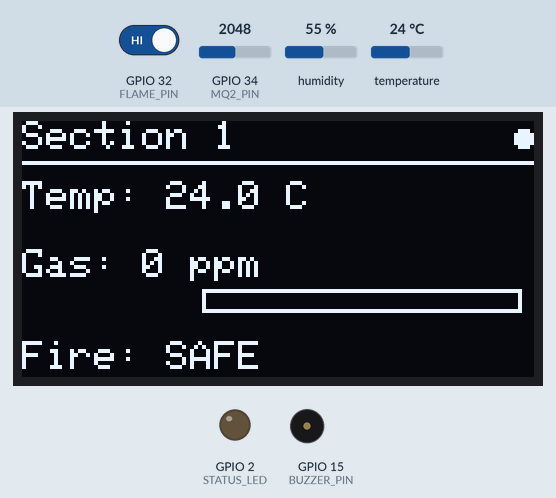
Simulated run of this sketch. Board: ESP32. Shown: 128×64 one-colour display, output pins drawn as LEDs (lit = HIGH), buzzer (waves = sounding). The inputs (shaded band) are chosen by the test bench; at power-on: GPIO 34 (MQ2_PIN) = 2048, GPIO 32 (FLAME_PIN) HIGH, temperature 24 °C, humidity 55 %. What the sketch prints to the serial monitor is not drawn.

Above: at 6.5 s.
6.6 s: GPIO 34 (MQ2_PIN) set to 2261
At 8.5 s:
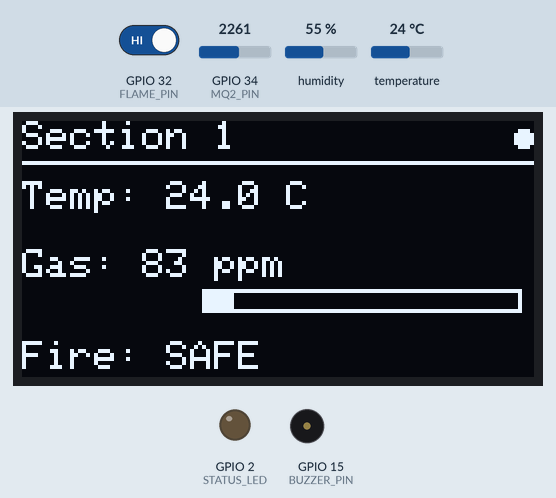
10.9 s: GPIO 34 (MQ2_PIN) set to 2354
At 11.9 s:
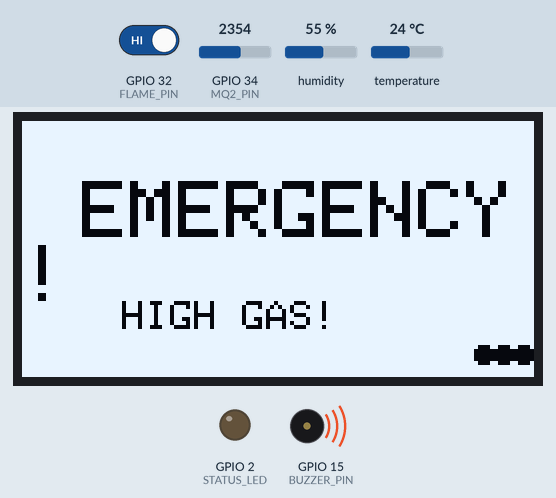
16.9 s: GPIO 34 (MQ2_PIN) set to 2047
At 18.8 s:
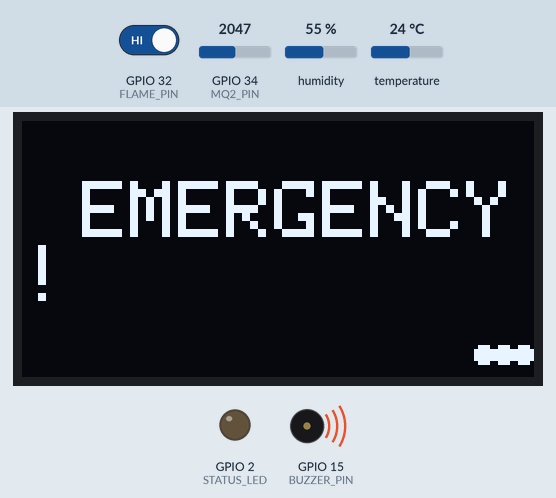
20.9 s: GPIO 32 (FLAME_PIN) driven LOW
At 24.1 s:
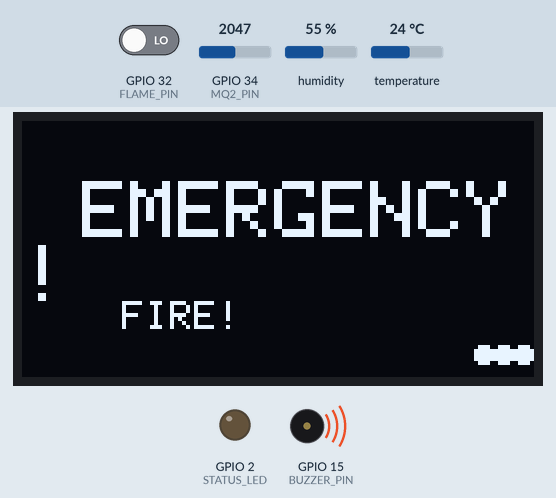
26.9 s: GPIO 32 (FLAME_PIN) driven HIGH
At 29.8 s:
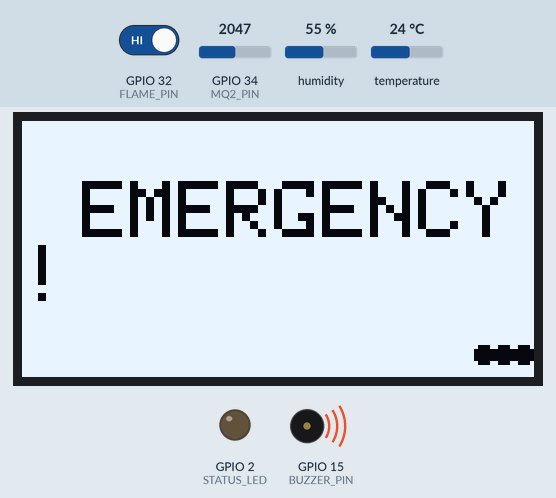
30.9 s: temperature set to 34 °C
34.9 s: temperature set to 37 °C
At 38.8 s:
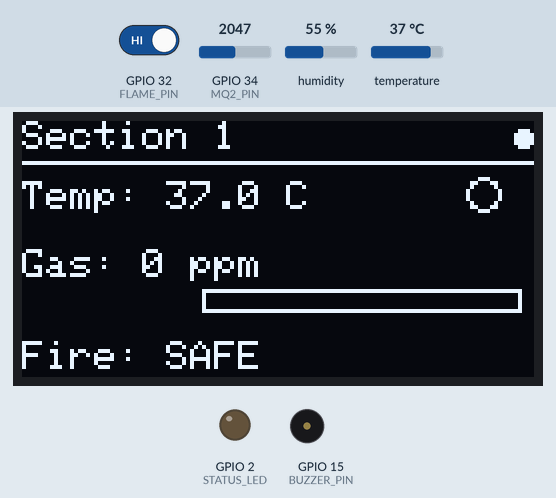
Timing chart, 0 to 40.3 s (numbered marks = the images above; inputs shaded):
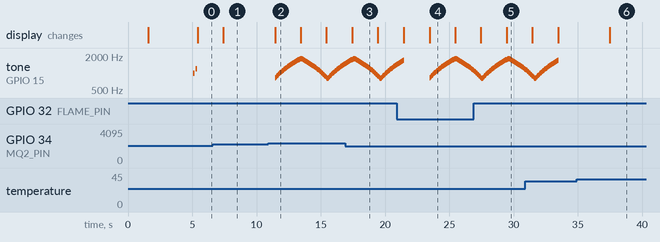

Measured:
- the behaviour switches between 2306 and 2307 on GPIO 34 (MQ2_PIN) (found by bisection; images 1 and 2)
- the behaviour switches between 35 and 36 °C on temperature (found by bisection; images 5 and 6)
- after the input at 6.6 s, the display: changes after 0.82 s (image 1)
- after the input at 10.9 s, tone on GPIO 15 (BUZZER_PIN): plays 830 Hz for 0.06 s, 860 Hz for 0.06 s, 890 Hz for 0.06 s, 920 Hz for 0.06 s, 950 Hz for 0.06 s, 980 Hz for 0.06 s … (90 notes in this stretch), starting after 0.56 s; the display: changes after 0.56 s (image 2)
- after the input at 16.9 s, the display: changes after 0.56 s (image 3)
- after the input at 20.9 s, the display: first differs from a run without the input after 2.6 s (image 4)
- after the input at 26.9 s, the display: first differs from a run without the input after 2.6 s (image 5)
- after the input at 34.9 s, the display: changes after 2.6 s (image 6)

The sketch:

IotSlaveUnit.ino
```cpp
/*
 * SLAVE SENSOR NODE - Industrial Safety Monitoring System
 * USING CHANNEL 5 for ESP-NOW (MUST MATCH MASTER)
 * COMPATIBLE WITH ESP32 CORE 3.x - NO CALLBACK VERSION
 *
 * Master MAC: UPDATE WITH YOUR MASTER'S MAC ADDRESS
 */

#include <esp_now.h>
#include <WiFi.h>
#include <esp_wifi.h>
#include <DHT.h>
#include <Wire.h>
#include <Adafruit_GFX.h>
#include <Adafruit_SSD1306.h>

// ========== OLED Display Configuration ==========
#define SCREEN_WIDTH 128
#define SCREEN_HEIGHT 64
#define OLED_ADDR 0x3C
#define OLED_SDA 21
#define OLED_SCL 22
Adafruit_SSD1306 display(SCREEN_WIDTH, SCREEN_HEIGHT, &Wire, -1);

// ========== Pin Definitions ==========
#define DHTPIN 4
#define DHTTYPE DHT11
#define MQ2_PIN 34
#define FLAME_PIN 32
#define STATUS_LED 2
#define BUZZER_PIN 15

// ========== Section Configuration ==========
#define SECTION_ID 1  // Change to 1, 2, or 3 for different nodes

// ========== Thresholds ==========
#define TEMP_THRESHOLD 50.0
#define GAS_THRESHOLD 100  // 0-800 scale
#define MQ2_MAX_VALUE 800

// ========== Siren Configuration ==========
#define SIREN_FREQ_LOW 800
#define SIREN_FREQ_HIGH 1800
#define SIREN_SPEED 60

// ========== Master MAC Address ==========
// !!! IMPORTANT: UPDATE THIS WITH YOUR MASTER'S ACTUAL MAC ADDRESS !!!
// Run the master code first and copy the MAC address from serial monitor
uint8_t masterMac[] = {0x44, 0x1D, 0x64, 0xBD, 0x7B, 0x70};  // CHANGE THIS!

// ========== Data Structure (Matches Master) ==========
typedef struct struct_message {
  int sectionId;
  float temperature;
  int gasLevel;
  bool fireDetected;
  unsigned int readingId;
} struct_message;

struct_message sensorData;

// ========== Variables ==========
int mq2Baseline = 100;
unsigned long lastSendTime = 0;
const unsigned long SEND_INTERVAL = 2000;
unsigned int readingId = 0;
int sendSuccess = 0;
int sendFail = 0;
bool espNowReady = false;
bool emergency = false;
bool lastEmergency = false;
int rawGas = 0;
int calibratedGas = 0;

// Flame sensor debouncing
bool lastFlameState = false;
bool flameDetected = false;
unsigned long lastFlameChangeTime = 0;

// Buzzer variables
bool sirenActive = false;
bool freqRising = true;
int currentFreq = SIREN_FREQ_LOW;
unsigned long lastSirenUpdate = 0;

// WiFi reconnection
unsigned long lastWiFiCheck = 0;
const unsigned long WIFI_CHECK_INTERVAL = 30000;

DHT dht(DHTPIN, DHTTYPE);

// ========== Function Prototypes ==========
void initOLED();
void initESPNow();
void updateDisplay();
void showEmergency();
void startSiren();
void stopSiren();
void updateSiren();
void playBeep(int freq, int duration);
void readSensors();
void sendData();
void checkWiFiAndESPNow();

// ========== Setup ==========
void setup() {
  Serial.begin(115200);
  delay(1000);

  Serial.println("\n╔════════════════════════════════════════╗");
  Serial.println("║     SAFETY MONITOR - SECTION " + String(SECTION_ID) + "       ║");
  Serial.println("║     ESP-NOW CHANNEL 5                  ║");
  Serial.println("╚════════════════════════════════════════╝");

  // Initialize pins
  pinMode(STATUS_LED, OUTPUT);
  pinMode(BUZZER_PIN, OUTPUT);
  pinMode(MQ2_PIN, INPUT);
  pinMode(FLAME_PIN, INPUT_PULLUP);
  digitalWrite(STATUS_LED, LOW);
  digitalWrite(BUZZER_PIN, LOW);

  // Initialize sensors
  dht.begin();
  delay(500);

  // Initialize OLED
  initOLED();

  // Initialize WiFi in STA mode
  WiFi.mode(WIFI_STA);
  delay(100);

  // Print MAC address
  Serial.print("📡 Device MAC: ");
  Serial.println(WiFi.macAddress());

  // Set Wi-Fi channel to 5 (must match master)
  esp_wifi_set_channel(5, WIFI_SECOND_CHAN_NONE);
  WiFi.setChannel(5);
  delay(200);
  Serial.print("📡 Wi-Fi Channel set to: ");
  Serial.println(WiFi.channel());

  // Calibrate MQ-2
  Serial.println("\n🔧 Calibrating MQ-2 sensor...");
  int sum = 0;
  for (int i = 0; i < 10; i++) {
    sum += analogRead(MQ2_PIN);
    delay(200);
    Serial.print(".");
  }
  mq2Baseline = sum / 10;
  Serial.println();
  Serial.printf("✅ MQ-2 Baseline: %d\n", mq2Baseline);

  // Initialize ESP-NOW
  initESPNow();

  // Startup beep
  playBeep(1000, 100);
  delay(100);
  playBeep(1200, 100);

  Serial.println("\n✅ SYSTEM READY");
  Serial.println("========================================\n");
}

// ========== Main Loop ==========
void loop() {
  unsigned long now = millis();

  // Update siren
  updateSiren();

  // Check WiFi/ESP-NOW periodically
  if (now - lastWiFiCheck >= WIFI_CHECK_INTERVAL) {
    checkWiFiAndESPNow();
    lastWiFiCheck = now;
  }

  // Read and send data every 2 seconds
  if (espNowReady && (now - lastSendTime >= SEND_INTERVAL)) {
    readSensors();
    sendData();
    lastSendTime = now;

    // Update display
    updateDisplay();

    // Print status every 10 readings
    if (readingId % 10 == 0) {
      Serial.printf("📊 [S%d] T:%.1f°C G:%d F:%s | OK:%d ERR:%d\n",
                   SECTION_ID,
                   sensorData.temperature,
                   sensorData.gasLevel,
                   sensorData.fireDetected ? "YES" : "NO",
                   sendSuccess,
                   sendFail);
    }
  }

  delay(10);
}

// ========== Read Sensors ==========
void readSensors() {
  // Read DHT11 with error handling
  float temp = dht.readTemperature();
  if (isnan(temp)) {
    temp = 25.0;
    Serial.println("⚠️ DHT read failed, using default temp");
  }
  sensorData.temperature = temp;

  // Read MQ-2 and convert to 0-800 scale
  rawGas = analogRead(MQ2_PIN);
  if (rawGas < mq2Baseline) rawGas = mq2Baseline;

  // Map from baseline-4095 to 0-800
  calibratedGas = map(rawGas, mq2Baseline, 4095, 0, MQ2_MAX_VALUE);
  if (calibratedGas > MQ2_MAX_VALUE) calibratedGas = MQ2_MAX_VALUE;
  if (calibratedGas < 0) calibratedGas = 0;
  sensorData.gasLevel = calibratedGas;

  // Read Flame Sensor with debouncing
  bool currentFlameState = (digitalRead(FLAME_PIN) == LOW);
  unsigned long now = millis();

  if (currentFlameState != lastFlameState) {
    lastFlameChangeTime = now;
  }

  if ((now - lastFlameChangeTime) > 500) {
    flameDetected = currentFlameState;
  }

  lastFlameState = currentFlameState;
  sensorData.fireDetected = flameDetected;

  // Check Emergency with hysteresis
  bool newEmergency = (sensorData.temperature > TEMP_THRESHOLD) ||
                      (sensorData.gasLevel > GAS_THRESHOLD) ||
                      sensorData.fireDetected;

  if (newEmergency != emergency) {
    if (newEmergency) {
      emergency = true;
    } else {
      static int safeCount = 0;
      if (safeCount >= 2) {
        emergency = false;
        safeCount = 0;
      } else {
        safeCount++;
      }
    }
  }

  // Handle siren
  if (emergency && !lastEmergency) {
    startSiren();
    Serial.println("\n🚨 EMERGENCY DETECTED!");
    if (sensorData.temperature > TEMP_THRESHOLD)
      Serial.printf("   🔥 Cause: High Temperature (%.1f°C)\n", sensorData.temperature);
    if (sensorData.gasLevel > GAS_THRESHOLD)
      Serial.printf("   💨 Cause: High Gas Level (%d ppm)\n", sensorData.gasLevel);
    if (sensorData.fireDetected)
      Serial.println("   🔥 Cause: Fire Detected");
  } else if (!emergency && lastEmergency) {
    stopSiren();
    Serial.println("✅ Emergency cleared\n");
  }
  lastEmergency = emergency;

  sensorData.sectionId = SECTION_ID;
  sensorData.readingId = readingId++;
}

// ========== Send Data via ESP-NOW ==========
void sendData() {
  if (!espNowReady) {
    Serial.println("⚠️ ESP-NOW not ready, skipping send");
    return;
  }

  esp_err_t result = esp_now_send(masterMac, (uint8_t*)&sensorData, sizeof(sensorData));

  if (result == ESP_OK) {
    sendSuccess++;
    digitalWrite(STATUS_LED, HIGH);
    delay(5);
    digitalWrite(STATUS_LED, LOW);
  } else {
    sendFail++;
    Serial.printf("❌ Send failed: %s\n", esp_err_to_name(result));
  }
}

// ========== ESP-NOW Functions (NO CALLBACK VERSION) ==========
void initESPNow() {
  Serial.println("\n🔧 Initializing ESP-NOW...");

  // Ensure Wi-Fi is in STA mode
  WiFi.mode(WIFI_STA);
  delay(100);

  // Set channel to 5
  esp_wifi_set_channel(5, WIFI_SECOND_CHAN_NONE);
  WiFi.setChannel(5);
  delay(100);

  // Initialize ESP-NOW
  if (esp_now_init() != ESP_OK) {
    Serial.println("❌ ESP-NOW init failed!");
    espNowReady = false;
    return;
  }

  // IMPORTANT: Do NOT register send callback to avoid compilation error
  // The send status can be checked via the return value of esp_now_send()

  // Add peer
  esp_now_peer_info_t peerInfo;
  memset(&peerInfo, 0, sizeof(peerInfo));
  memcpy(peerInfo.peer_addr, masterMac, 6);
  peerInfo.channel = 5;           // Force channel 5
  peerInfo.encrypt = false;
  peerInfo.ifidx = WIFI_IF_STA;

  if (esp_now_add_peer(&peerInfo) != ESP_OK) {
    Serial.println("❌ Failed to add peer");
    espNowReady = false;
    return;
  }

  espNowReady = true;
  Serial.println("✅ ESP-NOW Ready");
  Serial.printf("📡 Peer MAC: %02X:%02X:%02X:%02X:%02X:%02X\n",
                masterMac[0], masterMac[1], masterMac[2],
                masterMac[3], masterMac[4], masterMac[5]);
  Serial.printf("📡 Channel: %d\n", WiFi.channel());
}

// Check and fix WiFi/ESP-NOW
void checkWiFiAndESPNow() {
  if (!espNowReady) {
    Serial.println("🔄 Attempting to re-init ESP-NOW...");
    initESPNow();
  }

  // Verify channel is still 5
  if (WiFi.channel() != 5) {
    Serial.println("⚠️ Channel changed! Resetting to channel 5...");
    esp_wifi_set_channel(5, WIFI_SECOND_CHAN_NONE);
    WiFi.setChannel(5);
  }
}

// ========== Siren Functions ==========
void startSiren() {
  sirenActive = true;
  freqRising = true;
  currentFreq = SIREN_FREQ_LOW;
  lastSirenUpdate = millis();
  Serial.println("🔊 Siren ACTIVATED");
}

void stopSiren() {
  sirenActive = false;
  noTone(BUZZER_PIN);
  digitalWrite(BUZZER_PIN, LOW);
  Serial.println("🔇 Siren deactivated");
}

void updateSiren() {
  if (!sirenActive) return;

  unsigned long now = millis();

  if (now - lastSirenUpdate >= SIREN_SPEED) {
    if (freqRising) {
      currentFreq += 30;
      if (currentFreq >= SIREN_FREQ_HIGH) {
        currentFreq = SIREN_FREQ_HIGH;
        freqRising = false;
      }
    } else {
      currentFreq -= 30;
      if (currentFreq <= SIREN_FREQ_LOW) {
        currentFreq = SIREN_FREQ_LOW;
        freqRising = true;
      }
    }

    tone(BUZZER_PIN, currentFreq);
    lastSirenUpdate = now;
  }
}

void playBeep(int freq, int duration) {
  tone(BUZZER_PIN, freq, duration);
  delay(duration);
  noTone(BUZZER_PIN);
}

// ========== OLED Display Functions ==========
void initOLED() {
  Wire.begin(OLED_SDA, OLED_SCL);
  if (!display.begin(SSD1306_SWITCHCAPVCC, OLED_ADDR)) {
    Serial.println("⚠️ OLED not found");
    return;
  }
  display.clearDisplay();
  display.setTextSize(1);
  display.setTextColor(SSD1306_WHITE);
  display.setCursor(0, 0);
  display.println("Initializing...");
  display.display();
  delay(1000);
  Serial.println("✅ OLED Ready");
}

void updateDisplay() {
  if (emergency) {
    showEmergency();
    return;
  }

  display.clearDisplay();
  display.setTextSize(1);
  display.setTextColor(SSD1306_WHITE);

  // Header
  display.setCursor(0, 0);
  display.print("Section ");
  display.print(SECTION_ID);
  if (sendSuccess > 0) display.fillCircle(125, 4, 2, SSD1306_WHITE);
  display.drawLine(0, 10, 128, 10, SSD1306_WHITE);

  // Temperature
  display.setCursor(0, 15);
  display.print("Temp: ");
  display.print(sensorData.temperature, 1);
  display.print(" C");

  if (sensorData.temperature > 45) {
    display.fillCircle(115, 18, 4, SSD1306_WHITE);
  } else if (sensorData.temperature > 35) {
    display.drawCircle(115, 18, 4, SSD1306_WHITE);
  }

  // Gas Level with bar graph
  display.setCursor(0, 32);
  display.print("Gas: ");
  display.print(sensorData.gasLevel);
  display.print(" ppm");

  int barWidth = map(sensorData.gasLevel, 0, MQ2_MAX_VALUE, 0, 80);
  if (barWidth > 80) barWidth = 80;
  display.fillRect(45, 42, barWidth, 6, SSD1306_WHITE);
  display.drawRect(45, 42, 80, 6, SSD1306_WHITE);

  if (sensorData.gasLevel > GAS_THRESHOLD) {
    display.fillCircle(120, 45, 3, SSD1306_WHITE);
  }

  // Fire Status
  display.setCursor(0, 55);
  display.print("Fire: ");
  if (sensorData.fireDetected) {
    display.print("DETECTED!");
    static int flameX = 100;
    display.fillCircle(flameX, 58, 3, SSD1306_WHITE);
    flameX = (flameX == 100) ? 105 : 100;
  } else {
    display.print("SAFE");
  }

  display.display();
}

void showEmergency() {
  display.clearDisplay();
  static bool flash = false;
  static unsigned long lastFlash = 0;

  if (millis() - lastFlash > 300) {
    flash = !flash;
    lastFlash = millis();
  }

  if (flash) {
    display.fillRect(0, 0, 128, 64, SSD1306_WHITE);
    display.setTextColor(SSD1306_BLACK);
  } else {
    display.setTextColor(SSD1306_WHITE);
  }

  display.setTextSize(2);
  display.setCursor(15, 15);
  display.println("EMERGENCY!");

  display.setTextSize(1);
  display.setCursor(25, 45);
  if (sensorData.temperature > TEMP_THRESHOLD) {
    display.print("HIGH TEMP!");
  } else if (sensorData.gasLevel > GAS_THRESHOLD) {
    display.print("HIGH GAS!");
  } else if (sensorData.fireDetected) {
    display.print("FIRE!");
  }

  // Blinking dots
  display.fillCircle(115, 58, 2, flash ? SSD1306_BLACK : SSD1306_WHITE);
  display.fillCircle(120, 58, 2, flash ? SSD1306_BLACK : SSD1306_WHITE);
  display.fillCircle(125, 58, 2, flash ? SSD1306_BLACK : SSD1306_WHITE);
  display.display();
}
```
